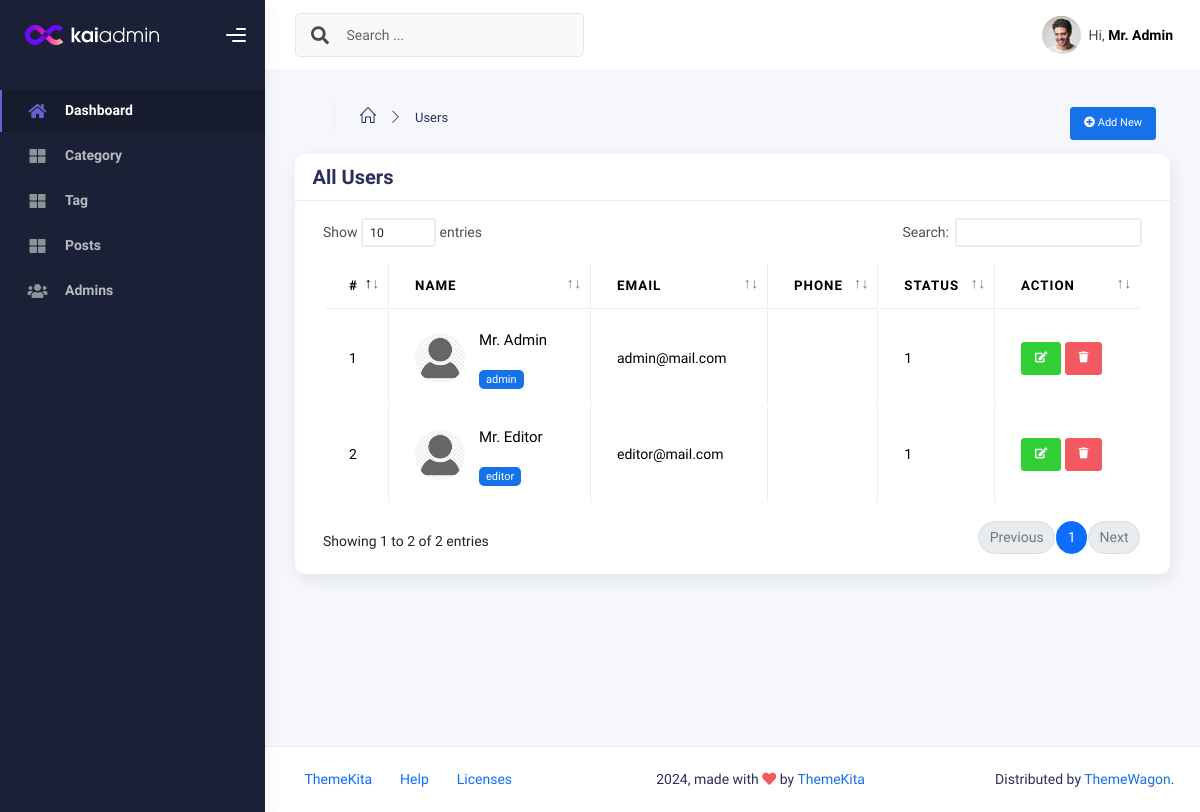
Before: /admin/user.php (signed in) with the older database file.
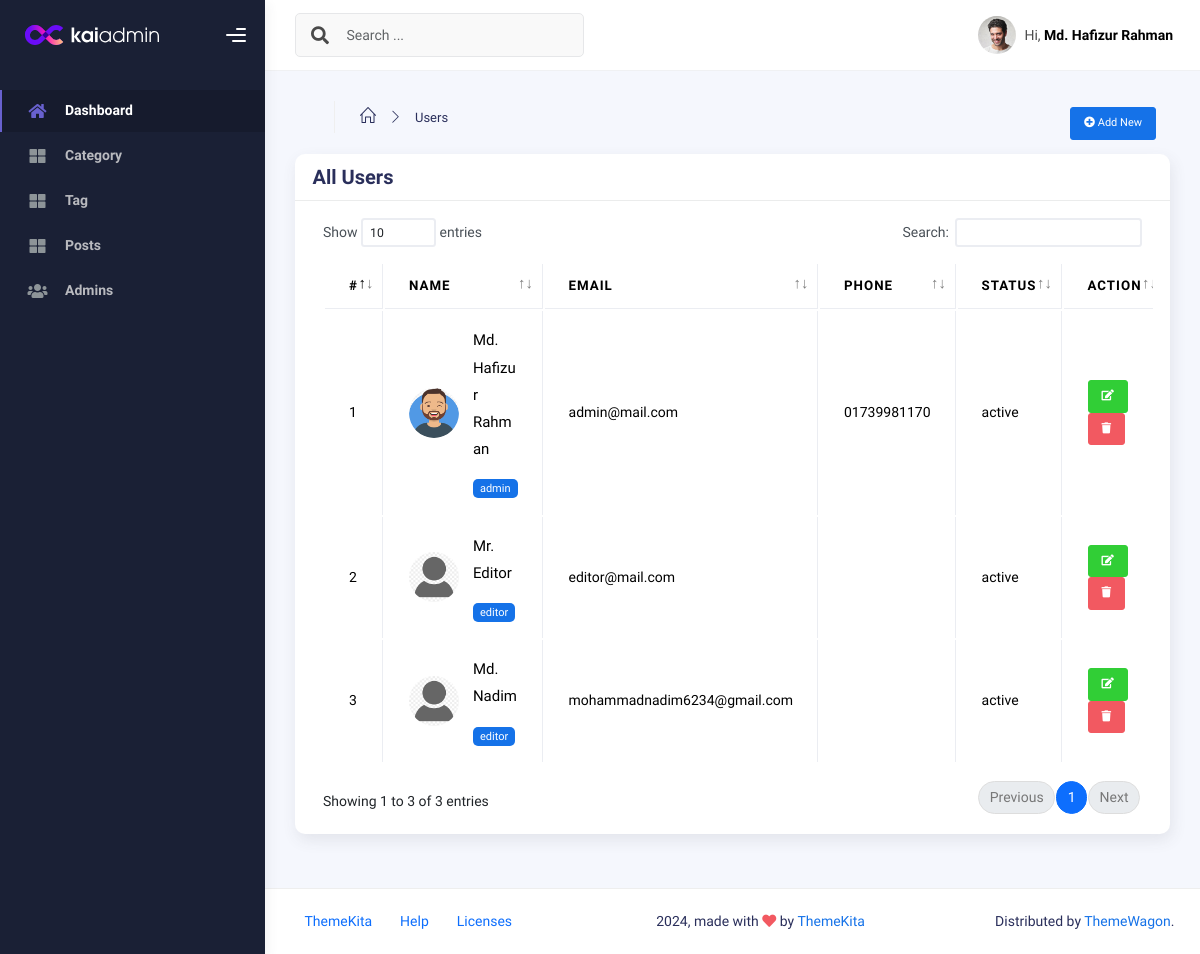
After: the same page with the newer database file.
### tables this page shows
CREATE TABLE `users` (
  `id` int NOT NULL,
  `name` varchar(255) NOT NULL,
  `email` varchar(255) NOT NULL,
  `password` varchar(255) NOT NULL,
  `status` enum('active','inactive') NOT NULL DEFAULT 'active',
  `image` varchar(255) DEFAULT NULL,
  `role` enum('admin','editor','user') NOT NULL DEFAULT 'user',
  `phone` varchar(15) DEFAULT NULL
);

### admin/user.php (the view, shortened to what the changed rows need)
<?php
include "layout/head.php";
?>
<body>
    <div class="wrapper">
        <div class="main-panel">
            <div class="main-header">
                <?php
                include "layout/header.php";
                ?>
            </div>
            <div class="container">
                <div class="page-inner">
                    <div class="row">
                        <div class="col-md-12">
                            <div class="card">
                                <div class="card-body">
                                    <div class="table-responsive">
                                        <table class="table table-bordered" id="datatable">
                                            <thead>
                                                <tr>
                                                    <th scope="col">#</th>
                                                    <th scope="col">Name</th>
                                                    <th scope="col">Email</th>
                                                    <th scope="col">Phone</th>
                                                    <th scope="col">Status</th>
                                                    <th scope="col">Action</th>
                                                </tr>
                                            </thead>
                                            <tbody>
                                                <?php
                                                $sql = "SELECT * FROM users where role != 'user'";
                                                $stmt = $pdo->prepare($sql);
                                                $stmt->execute();
                                                $users = $stmt->fetchAll(PDO::FETCH_OBJ);
                                                foreach ($users as $key => $user) {
                                                ?>
                                                    <tr>
                                                        <td><?php echo $key + 1 ?></td>
                                                        <td>
                                                            <div class="d-flex align-items-center">
                                                                <div class="flex-shrink-0">
                                                                    <img src="<?php echo $user->image?? 'assets/img/default-user.png' ?>" style="width: 50px; height: 50px; border-radius: 50%;" alt="...">
                                                                </div>
                                                                <div class="flex-grow-1 ms-3">
                                                                    <p> <?php echo $user->name ?></p>
                                                                    <span class="badge badge-primary"><?php echo $user->role ?></span>
                                                                </div>
                                                            </div>
                                                        </td>
                                                        <td><?php echo $user->email ?></td>
                                                        <td><?php echo $user->phone ?></td>
                                                        <td><?php echo $user->status ?></td>
                                                        <td>
                                                            <a href="userEdit.php?id=<?php echo $user->id; ?>" class="btn btn-success btn-sm"><i class="fa fa-edit"></i></a>
                                                            <?php
                                                            if ($_SESSION['role'] == 'admin') { ?>
                                                                <a onclick="return confirm('Are you sure to delete?')" href="userDelete.php?id=<?php echo $user->id; ?>" class="btn btn-danger btn-sm"><i class="fa fa-trash"></i></a>
                                                            <?php      }
                                                            ?>
                                                        </td>
                                                    </tr>
                                                <?php
                                                }
                                                ?>
                                            </tbody>
                                        </table>
                                    </div>
                                </div>
                            </div>
                        </div>
                    </div>
                </div>
            </div>
        </div>
    </div>
</body>
</html>

### admin/layout/header.php (shortened to what the changed rows need)
<nav
    class="navbar navbar-header navbar-header-transparent navbar-expand-lg border-bottom">
    <div class="container-fluid">
        <ul class="navbar-nav topbar-nav ms-md-auto align-items-center">
            <li class="nav-item topbar-user dropdown hidden-caret">
                <a
                    class="dropdown-toggle profile-pic"
                    data-bs-toggle="dropdown"
                    href="#"
                    aria-expanded="false">
                    <span class="profile-username">
                        <span class="op-7">Hi,</span>
                        <span class="fw-bold"><?php echo $_SESSION['name']; ?></span>
                    </span>
                </a>
            </li>
        </ul>
    </div>
</nav>

Changed rows visible on the page:
changed users "admin@mail.com": image: picture added in place of a placeholder; name "Mr. Admin" → "Md. Hafizur Rahman"; phone (not shown) → "01739981170"; status "1" → "active"
changed users "Mr. Editor": status "1" → "active"
added users: name "Md. Nadim", role "editor", email "mohammadnadim6234@gmail.com", status "active"
Other visible differences:
$_SESSION['name']: "Mr. Admin" → "Md. Hafizur Rahman"
text written by a page script: "Show entries Search: Showing 1 to 2 of 2 entries Previous 1 Next" → "Show entries Search: Showing 1 to 3 of 3 entries Previous 1 Next"
